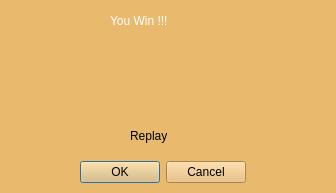
<?xml version="1.0" encoding="UTF-8"?>
<ui version="4.0">
 <class>notification</class>
 <widget class="QDialog" name="notification">
  <property name="geometry">
   <rect>
    <x>0</x>
    <y>0</y>
    <width>336</width>
    <height>193</height>
   </rect>
  </property>
  <property name="windowTitle">
   <string>Dialog</string>
  </property>
  <property name="styleSheet">
   <string notr="true">background-color: rgb(233, 185, 110);</string>
  </property>
  <widget class="QLabel" name="label">
   <property name="geometry">
    <rect>
     <x>90</x>
     <y>40</y>
     <width>151</width>
     <height>71</height>
    </rect>
   </property>
   <property name="text">
    <string/>
   </property>
   <property name="pixmap">
    <pixmap>smile.jpg</pixmap>
   </property>
   <property name="scaledContents">
    <bool>true</bool>
   </property>
  </widget>
  <widget class="QLabel" name="label_2">
   <property name="geometry">
    <rect>
     <x>110</x>
     <y>10</y>
     <width>161</width>
     <height>21</height>
    </rect>
   </property>
   <property name="styleSheet">
    <string notr="true">font: 75 italic 18pt &quot;Ubuntu Condensed&quot;;
font: 75 23pt &quot;Ubuntu Condensed&quot;;
color: rgb(255, 255, 255);</string>
   </property>
   <property name="text">
    <string>You Win !!!</string>
   </property>
  </widget>
  <widget class="QDialogButtonBox" name="buttonBox">
   <property name="geometry">
    <rect>
     <x>80</x>
     <y>160</y>
     <width>166</width>
     <height>25</height>
    </rect>
   </property>
   <property name="standardButtons">
    <set>QDialogButtonBox::Cancel|QDialogButtonBox::Ok</set>
   </property>
  </widget>
  <widget class="QLabel" name="label_3">
   <property name="geometry">
    <rect>
     <x>130</x>
     <y>120</y>
     <width>71</width>
     <height>31</height>
    </rect>
   </property>
   <property name="styleSheet">
    <string notr="true">font: italic 16pt &quot;Ubuntu Condensed&quot;;</string>
   </property>
   <property name="text">
    <string>Replay</string>
   </property>
  </widget>
 </widget>
 <resources/>
 <connections/>
</ui>
